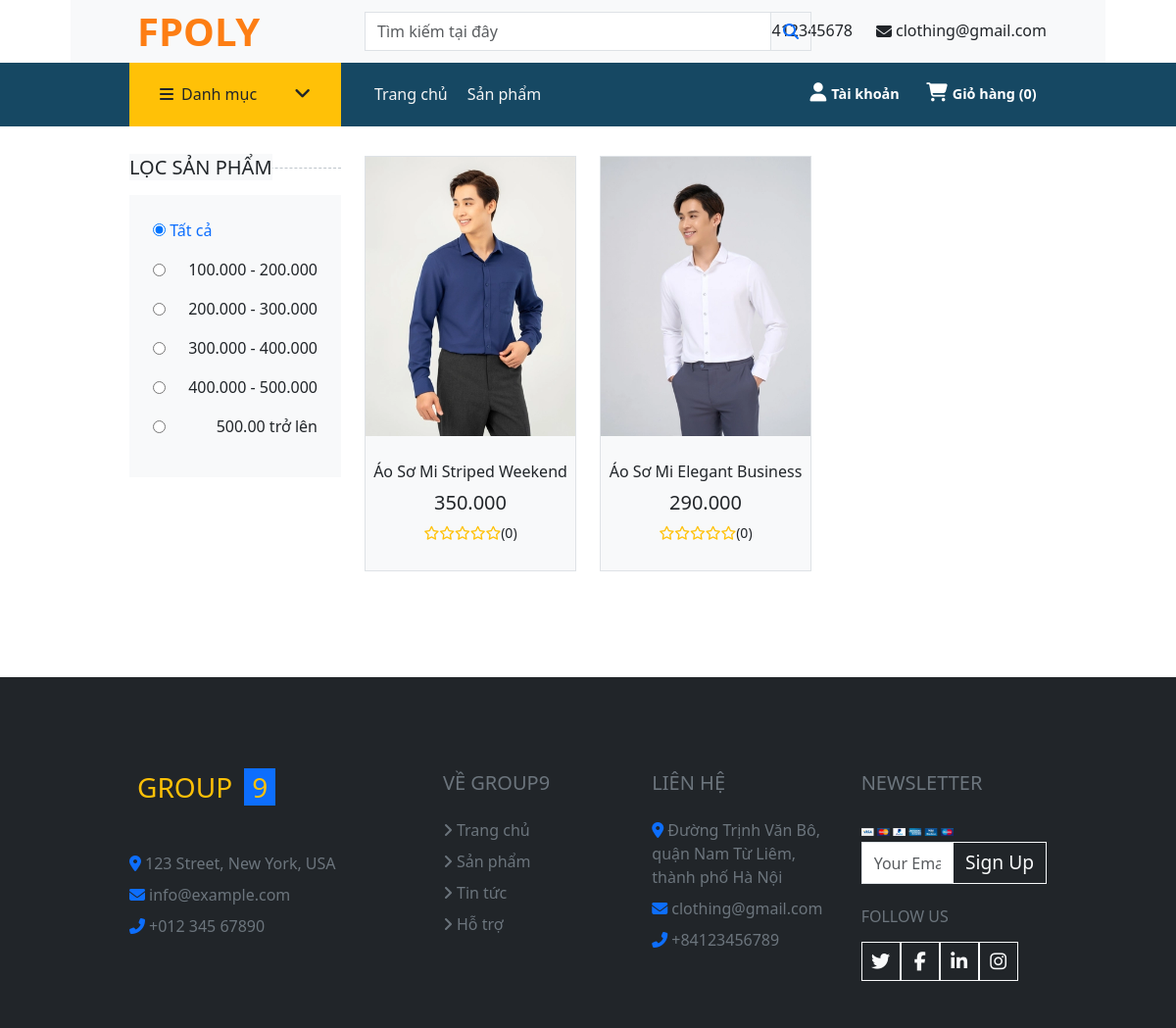
Screenshot of /index.php?act=product&category_id=3 with the database file from the repository.
### tables this page shows
CREATE TABLE `products` (
  `product_id` int(11) NOT NULL,
  `product_name` varchar(100) NOT NULL,
  `product_code` varchar(50) NOT NULL,
  `product_image` varchar(100) NOT NULL,
  `price` int(11) NOT NULL,
  `description` text NOT NULL,
  `view` int(11) NOT NULL DEFAULT 0,
  `product_role` int(1) NOT NULL DEFAULT 0,
  `category_id` int(11) NOT NULL
);

### model/pdo.php (called while the page is built, shortened)
<?php
function pdo_get_connection(){
    $servername = "localhost";
    $username = "root";
    $password = "";
    try {
        $conn = new PDO("mysql:host=$servername;dbname=nhom9_duan1", $username, $password);
        $conn->setAttribute(PDO::ATTR_ERRMODE, PDO::ERRMODE_EXCEPTION);
        return $conn;
    } catch(PDOException $e) {
        echo "Connection failed: " . $e->getMessage();
    }
}
function pdo_query($sql){
    $sql_args=array_slice(func_get_args(),1);
    try{
        $conn=pdo_get_connection();
        $stmt=$conn->prepare($sql);
        $stmt->execute($sql_args);
        $rows=$stmt->fetchAll();
        return $rows;
    }
    catch(PDOException $e){
        throw $e;
    }
    finally{
        unset($conn);
    }
}
?>

### model/product.php (called while the page is built, shortened)
<?php
function listProduct($category_id = 0, $keyword = "", $trang = 0)
{
    $sql = "SELECT * FROM products
    Left join categories ON categories.category_id = products.category_id
    LEFT JOIN variants ON variants.product_code = products.product_code
    WHERE products.product_role = 0 AND variants.quantity_variants > 0";
    if ($category_id > 0) {
        $sql .= " and products.category_id ='" . $category_id . "'";
    }
    $sql .= " GROUP BY products.product_code ORDER BY product_id DESC limit " . 0 + 9 * $trang . "," . 9 + 9 * $trang;
    return pdo_query($sql);
}

### global.php (called while the page is built, shortened)
<?php
$dirt = 'image/';

### view/product.php (the view, shortened to what this page needs)
<div class="container-fluid">
    <div class="row px-xl-5">
        <div class="col-lg-3 col-md-4">
            <h5 class="section-title position-relative text-uppercase mb-3"><span class="bg-light pr-3 text-center">Lọc sản phẩm</span></h5>
            <div class="bg-light p-4 mb-30">
                <form>
                    <div class="custom-control custom-checkbox d-flex align-items-center justify-content-between mb-3">
                        <a href="index.php?act=product&page=1" >
                            <input type="radio" class="custom-control-input" id="price-0" value="0" name="price" checked>
                            <label class="custom-control-label" for="price-0">Tất cả</label>
                        </a>
                    </div>
                    <div class="custom-control custom-checkbox d-flex align-items-center justify-content-between mb-3">
                        <input type="radio" class="custom-control-input" id="price-1" value="1" onclick="chon_btn_gia(1)" name="price">
                        <label class="custom-control-label" for="price-1" onclick="chon_btn_gia(1)">100.000 - 200.000</label>
                    </div>
                    <div class="custom-control custom-checkbox d-flex align-items-center justify-content-between mb-3">
                        <input type="radio" class="custom-control-input" id="price-2" value="2" onclick="chon_btn_gia(2)" name="price">
                        <label class="custom-control-label" for="price-2" onclick="chon_btn_gia(2)">200.000 - 300.000</label>
                    </div>
                    <div class="custom-control custom-checkbox d-flex align-items-center justify-content-between mb-3">
                        <input type="radio" class="custom-control-input" id="price-3" value="3" onclick="chon_btn_gia(3)" name="price">
                        <label class="custom-control-label" for="price-3" onclick="chon_btn_gia(3)">300.000 - 400.000</label>
                    </div>
                    <div class="custom-control custom-checkbox d-flex align-items-center justify-content-between mb-3">
                        <input type="radio" class="custom-control-input" id="price-4" value="4" onclick="chon_btn_gia(4)" name="price">
                        <label class="custom-control-label" for="price-4" onclick="chon_btn_gia(4)">400.000 - 500.000</label>
                    </div>
                    <div class="custom-control custom-checkbox d-flex align-items-center justify-content-between mb-3">
                        <input type="radio" class="custom-control-input" id="price-5" value="5" onclick="chon_btn_gia(5)" name="price">
                        <label class="custom-control-label" for="price-5" onclick="chon_btn_gia(5)">500.00 trở lên</label>
                    </div>
                </form>
            </div>
        </div>
        <div class="col-lg-9 col-md-8 listproduct">
            <div class="row pb-3">
                <?php foreach ($listProduct as $product) {
                    extract($product);
                    $rate = select_avg_rate($product_id);
                    if (!empty($rate['avg_star']) && !empty($rate['total_star'])) {
                        $avg_star = $rate['avg_star'];
                        $total_star = $rate['total_star'];
                    } else {
                        $avg_star = 0;
                        $total_star = 0;
                    }
                ?>
                    <div class="col-lg-4 col-md-6 col-sm-6 pb-1">
                        <div class="product-item bg-light mb-4 border">
                            <div class="product-img position-relative overflow-hidden">
                                <img class="img-fluid w-100" src="<?= $dirt . $product_image ?>" alt="">
                                <div class="product-action">
                                </div>
                            </div>
                            <div class="text-center py-4">
                                <a class="h6 text-decoration-none text-truncate" href="index.php?act=detailProduct&product_id=<?= $product_id ?>&product_code=<?= $product_code ?>"><?= $product_name ?></a>
                                <div class="d-flex align-items-center justify-content-center mt-2">
                                    <h5><?= number_format($price, 0, ',', '.'); ?></h5>
                                </div>
                                <div class="d-flex align-items-center justify-content-center mb-1">
                                    <?php if ($avg_star < 1) { ?>
                                        <small class="far fa-star text-warning mr-1"></small>
                                        <small class="far fa-star text-warning mr-1"></small>
                                        <small class="far fa-star text-warning mr-1"></small>
                                        <small class="far fa-star text-warning mr-1"></small>
                                        <small class="far fa-star text-warning mr-1"></small>
                                    <?php } else if ($avg_star <= 1.2) { ?>
                                        <small class="fa fa-star text-warning mr-1"></small>
                                        <small class="far fa-star text-warning mr-1"></small>
                                        <small class="far fa-star text-warning mr-1"></small>
                                        <small class="far fa-star text-warning mr-1"></small>
                                        <small class="far fa-star text-warning mr-1"></small>
                                    <?php } else if ($avg_star <= 1.7) { ?>
                                        <small class="fa fa-star text-warning mr-1"></small>
                                        <small class="fa fa-star-half-alt text-warning mr-1"></small>
                                        <small class="far fa-star text-warning mr-1"></small>
                                        <small class="far fa-star text-warning mr-1"></small>
                                        <small class="far fa-star text-warning mr-1"></small>
                                    <?php } else if ($avg_star <= 2.2) { ?>
                                        <small class="fa fa-star text-warning mr-1"></small>
                                        <small class="fa fa-star text-warning mr-1"></small>
                                        <small class="far fa-star text-warning mr-1"></small>
                                        <small class="far fa-star text-warning mr-1"></small>
                                        <small class="far fa-star text-warning mr-1"></small>
                                    <?php } else if ($avg_star <= 2.7) { ?>
                                        <small class="fa fa-star text-warning mr-1"></small>
                                        <small class="fa fa-star text-warning mr-1"></small>
                                        <small class="fa fa-star-half-alt text-warning mr-1"></small>
                                        <small class="far fa-star text-warning mr-1"></small>
                                        <small class="far fa-star text-warning mr-1"></small>
                                    <?php } else if ($avg_star <= 3.2) { ?>
                                        <small class="fa fa-star text-warning mr-1"></small>
                                        <small class="fa fa-star text-warning mr-1"></small>
                                        <small class="fa fa-star text-warning mr-1"></small>
                                        <small class="far fa-star text-warning mr-1"></small>
                                        <small class="far fa-star text-warning mr-1"></small>
                                    <?php } else if ($avg_star <= 3.7) { ?>
                                        <small class="fa fa-star text-warning mr-1"></small>
                                        <small class="fa fa-star text-warning mr-1"></small>
                                        <small class="fa fa-star text-warning mr-1"></small>
                                        <small class="fa fa-star-half-alt text-warning mr-1"></small>
                                        <small class="far fa-star text-warning mr-1"></small>
                                    <?php } else if ($avg_star <= 4.2) { ?>
                                        <small class="fa fa-star text-warning mr-1"></small>
                                        <small class="fa fa-star text-warning mr-1"></small>
                                        <small class="fa fa-star text-warning mr-1"></small>
                                        <small class="fa fa-star text-warning mr-1"></small>
                                        <small class="far fa-star text-warning mr-1"></small>
                                    <?php } else if ($avg_star <= 4.7) { ?>
                                        <small class="fa fa-star text-warning mr-1"></small>
                                        <small class="fa fa-star text-warning mr-1"></small>
                                        <small class="fa fa-star text-warning mr-1"></small>
                                        <small class="fa fa-star text-warning mr-1"></small>
                                        <small class="fa fa-star-half-alt text-warning mr-1"></small>
                                    <?php } ?>
                                    <small>(<?= $total_star ?>)</small>
                                </div>
                            </div>
                        </div>
                    </div>
                <?php } ?>
                <div class="col-12">
                </div>
            </div>
        </div>
    </div>
</div>

### rows the page displays
products: product_image (picture), product_name "Áo Sơ Mi Striped Weekend", price "350.000", total_star "0"
products: product_image (picture), product_name "Áo Sơ Mi Elegant Business", price "290.000", total_star "0"

### other values shown
$count_cart "0"
